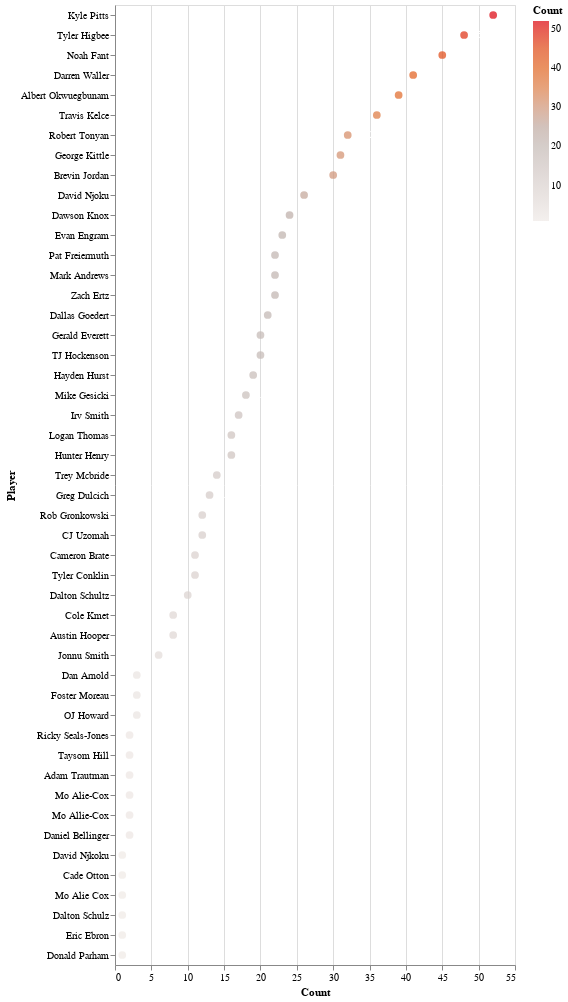

Here is the notebook cell this chart was saved with:
### Code cell
#TE Exposure
viz = alt.Chart(TE_exp).mark_circle(size=60).encode(
    x='Count',
     y=alt.Y("Player", sort='-x'),
    color=alt.Color('Count', scale=alt.Scale(scheme='lightgreyred')),
    tooltip=['Player', 'Count', '%', 'Cap', 'Pick', 'Value']
).interactive()


text = alt.Chart(TE_exp).mark_text(
    align='left',
    baseline='middle',
    fontSize=10, 
    dx=8,
    color='white'
    ).encode(
        x='Count',
        y=alt.Y("Player", sort='-x'), 
        text='%'
    )

viz + text

### Figure 1 — Vega-Lite specification as saved in the notebook (floating-point values rounded to 4 significant figures)
{"config": {"view": {"continuousWidth": 400, "continuousHeight": 300}}, "layer": [{"mark": {"type": "circle", "size": 60}, "encoding": {"color": {"field": "Count", "scale": {"scheme": "lightgreyred"}, "type": "quantitative"}, "tooltip": [{"field": "Player", "type": "nominal"}, {"field": "Count", "type": "quantitative"}, {"field": "%", "type": "quantitative"}, {"field": "Cap", "type": "quantitative"}, {"field": "Pick", "type": "quantitative"}, {"field": "Value", "type": "quantitative"}], "x": {"field": "Count", "type": "quantitative"}, "y": {"field": "Player", "sort": "-x", "type": "nominal"}}, "selection": {"selector006": {"type": "interval", "bind": "scales", "encodings": ["x", "y"]}}}, {"mark": {"type": "text", "align": "left", "baseline": "middle", "color": "white", "dx": 8, "fontSize": 10}, "encoding": {"text": {"field": "%", "type": "quantitative"}, "x": {"field": "Count", "type": "quantitative"}, "y": {"field": "Player", "sort": "-x", "type": "nominal"}}}], "data": {"name": "data-5f34e1133983fa63074364a9a591b47a"}, "$schema": "https://vega.github.io/schema/vega-lite/v4.17.0.json", "datasets": {"data-5f34e1133983fa63074364a9a591b47a": [{"Player": "Kyle Pitts", "Count": 52, "%": 16.6, "POS": "TE", "Contest": null, "3": 5, "4": 4, "5": 25, "25": 18, "Cap": 606, "Pick": 33.12, "Value": -1.298}, {"Player": "Tyler Higbee", "Count": 48, "%": 15.3, "POS": "TE", "Contest": null, "3": 3, "4": 4, "5": 19, "25": 22, "Cap": 670, "Pick": 161.7, "Value": 1.523}, {"Player": "Noah Fant", "Count": 45, "%": 14.4, "POS": "TE", "Contest": null, "3": 5, "4": 1, "5": 28, "25": 11, "Cap": 434, "Pick": 162.8, "Value": 3.778}, {"Player": "Darren Waller", "Count": 41, "%": 13.1, "POS": "TE", "Contest": null, "3": 3, "4": 2, "5": 22, "25": 14, "Cap": 477, "Pick": 44.24, "Value": 1.832}, {"Player": "Albert Okwuegbunam", "Count": 39, "%": 12.5, "POS": "TE", "Contest": null, "3": 0, "4": 3, "5": 18, "25": 18, "Cap": 552, "Pick": 140.1, "Value": 1.631}, {"Player": "Travis Kelce", "Count": 36, "%": 11.5, "POS": "TE", "Contest": null, "3": 1, "4": 2, "5": 22, "25": 11, "Cap": 396, "Pick": 11.0, "Value": 0.3083}, {"Player": "Robert Tonyan", "Count": 32, "%": 10.2, "POS": "TE", "Contest": null, "3": 0, "4": 0, "5": 17, "25": 15, "Cap": 460, "Pick": 155.8, "Value": 4.941}, {"Player": "George Kittle", "Count": 31, "%": 9.9, "POS": "TE", "Contest": null, "3": 3, "4": 2, "5": 14, "25": 12, "Cap": 387, "Pick": 50.65, "Value": 0.6032}, {"Player": "Brevin Jordan", "Count": 30, "%": 9.6, "POS": "TE", "Contest": null, "3": 3, "4": 0, "5": 19, "25": 8, "Cap": 304, "Pick": 205.8, "Value": 1.81}, {"Player": "David Njoku", "Count": 26, "%": 8.3, "POS": "TE", "Contest": null, "3": 6, "4": 3, "5": 5, "25": 12, "Cap": 355, "Pick": 168.4, "Value": 2.858}, {"Player": "Dawson Knox", "Count": 24, "%": 7.7, "POS": "TE", "Contest": null, "3": 1, "4": 1, "5": 9, "25": 13, "Cap": 377, "Pick": 99.33, "Value": 3.167}, {"Player": "Evan Engram", "Count": 23, "%": 7.3, "POS": "TE", "Contest": null, "3": 1, "4": 0, "5": 13, "25": 9, "Cap": 293, "Pick": 177.3, "Value": 3.426}, {"Player": "Pat Freiermuth", "Count": 22, "%": 7.0, "POS": "TE", "Contest": null, "3": 3, "4": 0, "5": 8, "25": 11, "Cap": 324, "Pick": 134.0, "Value": 6.55}, {"Player": "Mark Andrews", "Count": 22, "%": 7.0, "POS": "TE", "Contest": null, "3": 1, "4": 2, "5": 13, "25": 6, "Cap": 226, "Pick": 20.59, "Value": 0.6636}, {"Player": "Zach Ertz", "Count": 22, "%": 7.0, "POS": "TE", "Contest": null, "3": 2, "4": 1, "5": 9, "25": 10, "Cap": 305, "Pick": 110.5, "Value": 5.905}, {"Player": "Dallas Goedert", "Count": 21, "%": 6.7, "POS": "TE", "Contest": null, "3": 1, "4": 1, "5": 8, "25": 11, "Cap": 322, "Pick": 91.67, "Value": 1.767}, {"Player": "Gerald Everett", "Count": 20, "%": 6.4, "POS": "TE", "Contest": null, "3": 2, "4": 2, "5": 6, "25": 10, "Cap": 294, "Pick": 159.8, "Value": 5.44}, {"Player": "TJ Hockenson", "Count": 20, "%": 6.4, "POS": "TE", "Contest": null, "3": 0, "4": 0, "5": 8, "25": 12, "Cap": 340, "Pick": 80.6, "Value": 1.79}, {"Player": "Hayden Hurst", "Count": 19, "%": 6.1, "POS": "TE", "Contest": null, "3": 1, "4": 1, "5": 6, "25": 11, "Cap": 312, "Pick": 184.6, "Value": 1.253}, {"Player": "Mike Gesicki", "Count": 18, "%": 5.8, "POS": "TE", "Contest": null, "3": 0, "4": 1, "5": 9, "25": 8, "Cap": 249, "Pick": 127.9, "Value": 4.1}, {"Player": "Irv Smith", "Count": 17, "%": 5.4, "POS": "TE", "Contest": null, "3": 0, "4": 0, "5": 8, "25": 9, "Cap": 265, "Pick": 143.0, "Value": 1.453}, {"Player": "Logan Thomas", "Count": 16, "%": 5.1, "POS": "TE", "Contest": null, "3": 0, "4": 0, "5": 7, "25": 9, "Cap": 260, "Pick": 185.8, "Value": 5.35}, {"Player": "Hunter Henry", "Count": 16, "%": 5.1, "POS": "TE", "Contest": null, "3": 0, "4": 1, "5": 5, "25": 10, "Cap": 279, "Pick": 148.7, "Value": 3.8}, {"Player": "Trey Mcbride", "Count": 14, "%": 4.5, "POS": "TE", "Contest": null, "3": 1, "4": 0, "5": 9, "25": 4, "Cap": 148, "Pick": 215.9, "Value": 0.1429}, {"Player": "Greg Dulcich", "Count": 13, "%": 4.2, "POS": "TE", "Contest": null, "3": 1, "4": 1, "5": 5, "25": 6, "Cap": 182, "Pick": 217.8, "Value": 0.9308}, {"Player": "Rob Gronkowski", "Count": 12, "%": 3.8, "POS": "TE", "Contest": null, "3": 0, "4": 0, "5": 5, "25": 7, "Cap": 200, "Pick": 150.5, "Value": 5.283}, {"Player": "CJ Uzomah", "Count": 12, "%": 3.8, "POS": "TE", "Contest": null, "3": 1, "4": 0, "5": 2, "25": 9, "Cap": 238, "Pick": 211.8, "Value": -0.1667}, {"Player": "Cameron Brate", "Count": 11, "%": 3.5, "POS": "TE", "Contest": null, "3": 1, "4": 0, "5": 1, "25": 9, "Cap": 233, "Pick": 201.0, "Value": 13.33}, {"Player": "Tyler Conklin", "Count": 11, "%": 3.5, "POS": "TE", "Contest": null, "3": 0, "4": 1, "5": 6, "25": 4, "Cap": 134, "Pick": 227.2, "Value": 0.0}, {"Player": "Dalton Schultz", "Count": 10, "%": 3.2, "POS": "TE", "Contest": null, "3": 0, "4": 1, "5": 2, "25": 7, "Cap": 189, "Pick": 82.6, "Value": 7.15}, {"Player": "Cole Kmet", "Count": 8, "%": 2.6, "POS": "TE", "Contest": null, "3": 1, "4": 0, "5": 3, "25": 4, "Cap": 118, "Pick": 143.6, "Value": 7.013}, {"Player": "Austin Hooper", "Count": 8, "%": 2.6, "POS": "TE", "Contest": null, "3": 0, "4": 0, "5": 6, "25": 2, "Cap": 80, "Pick": 201.5, "Value": 8.35}, {"Player": "Jonnu Smith", "Count": 6, "%": 1.9, "POS": "TE", "Contest": null, "3": 0, "4": 0, "5": 5, "25": 1, "Cap": 50, "Pick": 225.5, "Value": 0.0}, {"Player": "Dan Arnold", "Count": 3, "%": 1.0, "POS": "TE", "Contest": null, "3": 1, "4": 0, "5": 1, "25": 1, "Cap": 33, "Pick": 231.3, "Value": 0.0}, {"Player": "Foster Moreau", "Count": 3, "%": 1.0, "POS": "TE", "Contest": null, "3": 1, "4": 0, "5": 0, "25": 2, "Cap": 53, "Pick": 233.0, "Value": 0.0}, {"Player": "OJ Howard", "Count": 3, "%": 1.0, "POS": "TE", "Contest": null, "3": 0, "4": 0, "5": 2, "25": 1, "Cap": 35, "Pick": 229.7, "Value": 6.4}, {"Player": "Ricky Seals-Jones", "Count": 2, "%": 0.6, "POS": "TE", "Contest": "BBM", "3": 0, "4": 0, "5": 0, "25": 2, "Cap": 50, "Pick": 203.5, "Value": 0.0}, {"Player": "Taysom Hill", "Count": 2, "%": 0.6, "POS": "TE", "Contest": "BBM", "3": 0, "4": 0, "5": 1, "25": 1, "Cap": 30, "Pick": 185.5, "Value": 0.0}, {"Player": "Adam Trautman", "Count": 2, "%": 0.6, "POS": "TE", "Contest": null, "3": 0, "4": 0, "5": 2, "25": 0, "Cap": 10, "Pick": 231.0, "Value": -1.6}, {"Player": "Mo Alie-Cox", "Count": 2, "%": 0.6, "POS": "TE", "Contest": null, "3": 0, "4": 0, "5": 0, "25": 2, "Cap": 50, "Pick": 211.5, "Value": 0.0}, {"Player": "Mo Allie-Cox", "Count": 2, "%": 0.6, "POS": "TE", "Contest": null, "3": 0, "4": 0, "5": 2, "25": 0, "Cap": 10, "Pick": 215.5, "Value": 0.0}, {"Player": "Daniel Bellinger", "Count": 2, "%": 0.6, "POS": "TE", "Contest": null, "3": 0, "4": 0, "5": 2, "25": 0, "Cap": 10, "Pick": 237.0, "Value": 0.0}, {"Player": "David Njkoku", "Count": 1, "%": 0.3, "POS": "TE", "Contest": "Puppy-SF", "3": 0, "4": 0, "5": 1, "25": 0, "Cap": 5, "Pick": 172.0, "Value": 2.2}, {"Player": "Cade Otton", "Count": 1, "%": 0.3, "POS": "TE", "Contest": null, "3": 1, "4": 0, "5": 0, "25": 0, "Cap": 3, "Pick": 231.0, "Value": 0.0}, {"Player": "Mo Alie Cox", "Count": 1, "%": 0.3, "POS": "TE", "Contest": "BBM", "3": 0, "4": 0, "5": 0, "25": 1, "Cap": 25, "Pick": 210.0, "Value": 0.0}, {"Player": "Dalton Schulz", "Count": 1, "%": 0.3, "POS": "TE", "Contest": null, "3": 0, "4": 0, "5": 1, "25": 0, "Cap": 5, "Pick": 97.0, "Value": 13.5}, {"Player": "Eric Ebron", "Count": 1, "%": 0.3, "POS": "TE", "Contest": null, "3": 0, "4": 0, "5": 1, "25": 0, "Cap": 5, "Pick": 240.0, "Value": 0.0}, {"Player": "Donald Parham", "Count": 1, "%": 0.3, "POS": "TE", "Contest": null, "3": 0, "4": 0, "5": 1, "25": 0, "Cap": 5, "Pick": 231.0, "Value": 0.0}]}}
